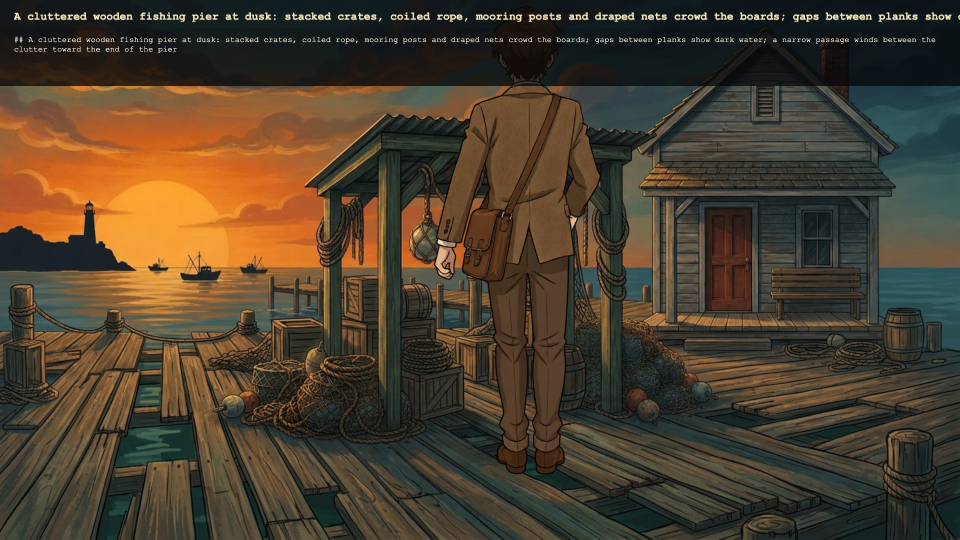
#> input picture tmp/walkqa/verification-16b/pier-after.png, 1920 x 1080 px, given as the content of the folder tmp/walkqa/verification-16b/pier-after.png/raw-frames, which was not available (shown at 1/2 size)
$ python track-support.py pier-after.png
#> lines starting #> are read from the running program, lines starting #| are printed output that depends on the picture
import cv2,json,sys
from pathlib import Path
r=Path('tmp/walkqa/verification-16b')/sys.argv[1];ps=sorted((r/'raw-frames').glob('*.png'));ref=cv2.imread(str(ps[0]),0);template=ref[929:983,246:294];out=[]
#> after `ref = cv2.imread(str(ps[0]), 0)`:
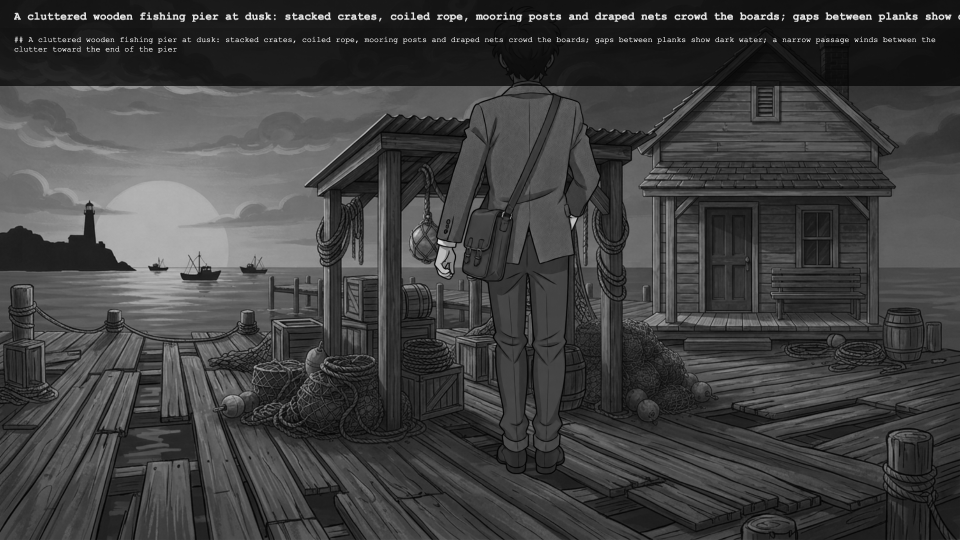
#> ref: shape (1080, 1920) (shown at 1/2 size); min 0, max 239, mean 64.9
#> after `template = ref[929:983, 246:294]`:
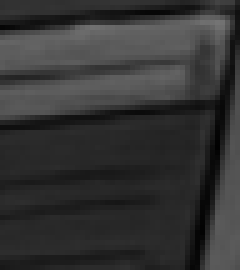
#> template: shape (54, 48) (shown 5 times larger); min 1, max 116, mean 52
for i,p in enumerate(ps):
 im=cv2.imread(str(p),0);result=cv2.matchTemplate(im[909:1003,226:324],template,cv2.TM_CCOEFF_NORMED);_,score,_,loc=cv2.minMaxLoc(result);out.append({'frame':i,'dx':loc[0]-20,'dy':loc[1]-20,'score':score})
#> after `result = cv2.matchTemplate(im[909:1003, 226:324], template, cv2.TM_CCO`:
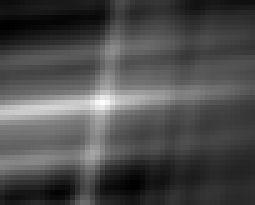
#> result: shape (41, 51) float32 (shown 5 times larger); min -0.218, max 1, mean 0.149; drawn with min black and max white
#> after `_, score, _, loc = cv2.minMaxLoc(result)`: score = 1; loc = (20, 20)
(r/'support-tracking.json').write_text(json.dumps(out,indent=2));print(out[::6])
#| [{'frame': 0, 'dx': 0, 'dy': 0, 'score': 1.0}]
